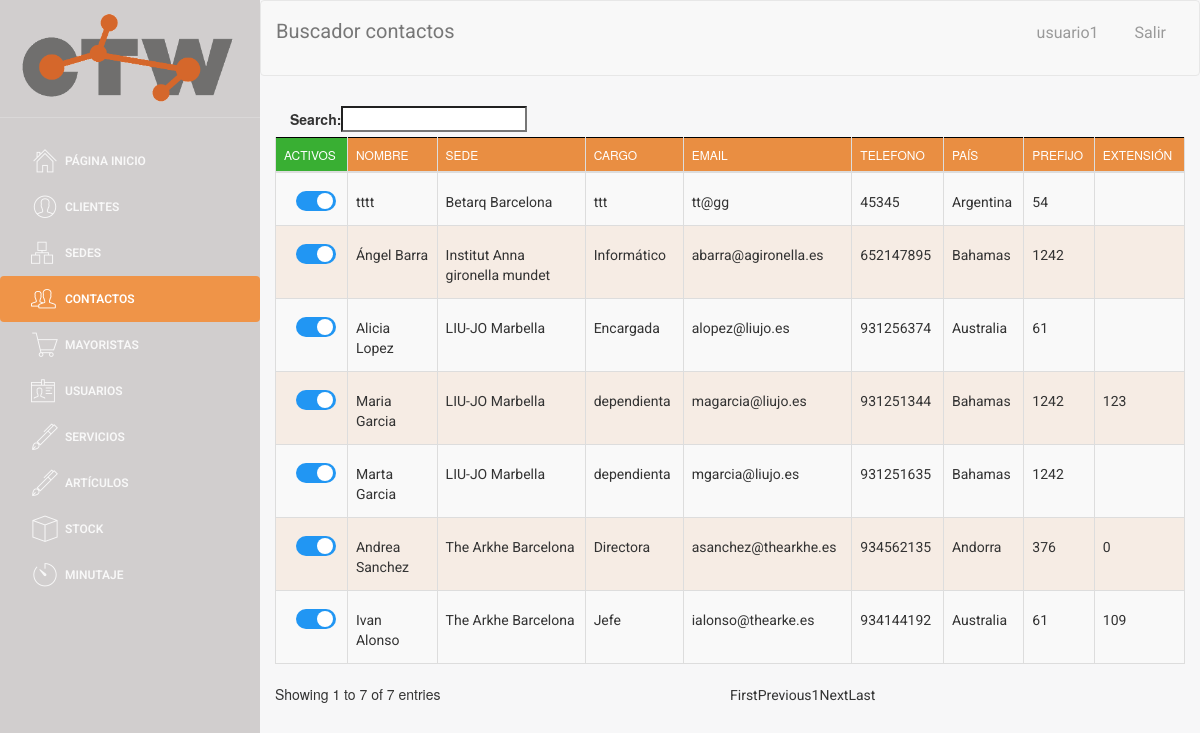
Screenshot of /buscador/buscador_contactos.php (signed in) with the database file from the repository.
### tables this page shows
CREATE TABLE `CONTACTO` (
  `ID_CONTACTO` int(4) NOT NULL,
  `nombre` varchar(50) NOT NULL,
  `ID_sede` int(4) DEFAULT NULL,
  `cargo` varchar(35) NOT NULL,
  `email` varchar(25) NOT NULL,
  `telefono` int(9) NOT NULL,
  `pais` varchar(30) DEFAULT NULL,
  `prefijo` int(5) DEFAULT NULL,
  `extension` int(10) DEFAULT NULL,
  `activo` tinyint(4) NOT NULL DEFAULT '1'
);

CREATE TABLE `SEDE` (
  `ID_SEDE` int(5) NOT NULL,
  `NIF_cliente` varchar(9) DEFAULT NULL,
  `nombre` varchar(40) DEFAULT NULL,
  `ubicacion` varchar(50) DEFAULT NULL,
  `ciudad` varchar(25) NOT NULL,
  `codigo_postal` varchar(10) NOT NULL,
  `calle` varchar(30) NOT NULL,
  `numero` varchar(8) NOT NULL,
  `telefono` int(9) NOT NULL,
  `pais` varchar(30) DEFAULT NULL,
  `prefijo` int(5) DEFAULT NULL,
  `activo` tinyint(1) NOT NULL DEFAULT '1'
);

### web/assets/php/selects.php (called while the page is built, shortened)
<?php
function select_all_contacto()
{
    $conn = connect();
    $sql = "SELECT *
    FROM CONTACTO";
    $data = $conn->query($sql);
    return $data;
}
function select_nombre_sede($ID_sede)
{
    $conn = connect();
    $sql = "SELECT nombre
    FROM SEDE WHERE ID_SEDE = '" . $ID_sede . "'";
    $data = $conn->query($sql);
    $row = $data->fetch_assoc();
    $nombre_sede = $row['nombre'];
    return $nombre_sede;
}

### web/buscador/buscador_contactos.php (the view, shortened to what this page needs)
<!doctype html>
<?php
include('../assets/php/selects.php');
include('../assets/php/functions.php');
if($_SESSION["login_done"]==true){
?>
<html lang="en">
<head>
</head>
<body>
<div class="wrapper">
    <div class="sidebar">
        <div class="sidebar-wrapper">
        </div>
    </div>
    <div class="main-panel">
        <nav class="navbar navbar-default navbar-fixed">
            <div class="container-fluid">
                <div class="navbar-header">
                <a class="navbar-brand">Buscador contactos</a>
            </div>
            <div class="collapse navbar-collapse">
            </div>
        </div>
        </nav>
        <div class="content">
            <div class="container-fluid">
                <div class="row">
                    <div >
                        <div >
                            <table id="buscador_contacto" class="table table-striped table-bordered">
                                    <thead>
                                        <tr>
                                            <th style="background-color: #39AF33; width: 3px;">Activos</th>
                                            <th>Nombre</th>
                                            <th>Sede</th>
                                            <th>Cargo</th>
                                            <th>Email</th>
                                            <th>Telefono</th>
                                            <th>País</th>
                                            <th>Prefijo</th>
                                            <th>Extensión</th>
                                        </tr>
                                    </thead>
                                    <tbody>
                                    <?php
                                    $data = select_all_contacto();
                                    if ($data->num_rows > 0) {
                                        while ($row = $data->fetch_assoc()) {
                                            $pk = $row['ID_CONTACTO'];
                                            ?>
                                                    <tr id="<?php echo $row['ID_CONTACTO']; ?>">
                                                        <?php checkbox_contacto($row['activo'],$row['ID_CONTACTO']  )?>
                                                        <td><label style="margin-top: 11px;"><a href="#" class="nombre" data-pk=<?php echo "\"$pk\""; ?>><?php echo $row['nombre']?> </a></label></td>
                                                        <td><label style="margin-top: 11px;">
                                                        <a href="#" class="sede" data-pk=<?php echo "\"$pk\""; ?>>
                                                        <?php
                                                        $id_sede = $row['ID_sede'];
                                                        $nombreSede = select_nombre_sede($id_sede);
                                                        echo $nombreSede;
                                                        ?>
                                                        </a></label></td>
                                                        <td><label style="margin-top: 11px;"><a href="#" class="cargo" data-pk=<?php echo "\"$pk\""; ?>><?php echo $row['cargo']?> </a></label></td>
                                                        <td><label style="margin-top: 11px;"><a href="#" class="email" data-pk=<?php echo "\"$pk\""; ?>><?php echo $row['email']?> </a></label></td>
                                                        <td><label style="margin-top: 11px;"><a href="#" class="telefono" data-pk=<?php echo "\"$pk\""; ?>><?php echo $row['telefono']?> </a></label></td>
                                                        <td><label style="margin-top: 11px;"><a href="#" class="pais" data-pk=<?php echo "\"$pk\""; ?>><?php echo $row['pais']?> </a></label></td>
                                                        <td><label style="margin-top: 11px;"><a href="#" class="prefijo" data-pk=<?php echo "\"$pk\""; ?>><?php echo $row['prefijo']?> </a></label></td>
                                                        <td><label style="margin-top: 11px;"><a href="#" class="extension" data-pk=<?php echo "\"$pk\""; ?>><?php echo $row['extension']?> </a></label></td>
                                                    </tr>
                                        <?php
                                                 }
                                            } else {
                                                 echo "0 results";
                                            }
                                        ?>
                                    </tbody>
                                </table>
                        </div>
                    </div>
                </div>
            </div>
        </div>
    </div>
</div>
</body>
</html>
<?php
}else{
    echo "false";
    header("location:../index.php");
}
?>

### web/assets/php/functions.php (shortened to what this page needs)
<html>
    <?php
function checkbox_contacto($activo, $ID_CONTACTO)
{
    if ($activo == 0) {
        echo "<td><label style=\"margin-top: 10px; margin-left:12px;\" class=\"switcha\" ><a class=\"checkbox_activo\">&nbsp;0</a><input  type=\"checkbox\" onchange=\" onchange_contacto($ID_CONTACTO, $activo)\"><div  class=\"slider rounda\"></div></label></td>";
    } else {
        echo "<td><label style=\"margin-top: 10px; margin-left:12px;\" class=\"switcha\"><a  class=\"checkbox_activo\">&nbsp;1</a><input  type=\"checkbox\" checked onchange=\" onchange_contacto($ID_CONTACTO, $activo)\" ><div  class=\"slider rounda\"></div></label></td>";
    }
}
?>
</html>

### web/assets/css/micss.css (style rules this page uses)
.switcha { position: relative; display: inline-block; width: 40px; height: 20px; }
.slider { position: absolute; cursor: pointer; top: 0; left: 0; right: 0; bottom: 0; background-color: #ccc; -webkit-transition: .4s; transition: .4s; }
.slider:before { position: absolute; content: ""; height: 16px; width: 16px; left: 2px; bottom: 2px; background-color: white; -webkit-transition: .4s; transition: .4s; }
input:checked + .slider { background-color: #2196F3; }
input:checked + .slider:before { -webkit-transform: translateX(1px); -ms-transform: translateX(10px); transform: translateX(19px); }
.slider.rounda { border-radius: 34px; }
.slider.rounda:before { border-radius: 50%; }

### web/assets/css/table_editor.css (style rules this page uses)
a, a:hover { color: #000; }

### web/assets/css/table.css (style rules this page uses)
table { border: none; }
table thead, table tfoot { background-color: #e98e42; border: 1px solid black; }
table tr.even { background-color: rgba(233, 142, 66, 0.11); }
table tr.odd, table tr.even { transition: all .2s ease; }
a, a:hover { color: #000; }

### rows the page displays
contacto: nombre "Andrea Sanchez", ID_sede.nombre "The Arkhe Barcelona", cargo "Directora", email "asanchez@thearkhe.es", telefono "934562135", pais "Andorra", prefijo "376", extension "0"
contacto: nombre "Ivan Alonso", ID_sede.nombre "The Arkhe Barcelona", cargo "Jefe", email "ialonso@thearke.es", telefono "934144192", pais "Australia", prefijo "61", extension "109"
contacto: nombre "Alicia Lopez", ID_sede.nombre "LIU-JO Marbella", cargo "Encargada", email "alopez@liujo.es", telefono "931256374", pais "Australia", prefijo "61"
contacto: nombre "Marta Garcia", ID_sede.nombre "LIU-JO Marbella", cargo "dependienta", email "mgarcia@liujo.es", telefono "931251635", pais "Bahamas", prefijo "1242"
contacto: nombre "Maria Garcia", ID_sede.nombre "LIU-JO Marbella", cargo "dependienta", email "magarcia@liujo.es", telefono "931251344", pais "Bahamas", prefijo "1242", extension "123"
contacto: nombre "tttt", ID_sede.nombre "Betarq Barcelona", cargo "ttt", email "tt@gg", telefono "45345", pais "Argentina", prefijo "54"
contacto: nombre "Ángel Barra", ID_sede.nombre "Institut Anna gironella mundet", cargo "Informático", email "abarra@agironella.es", telefono "652147895", pais "Bahamas", prefijo "1242"
